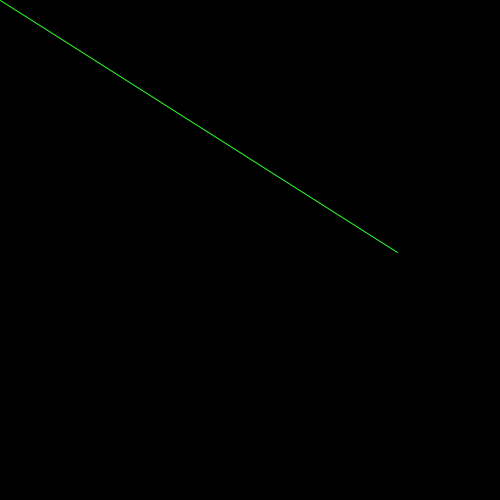
Frame 1 (no input)
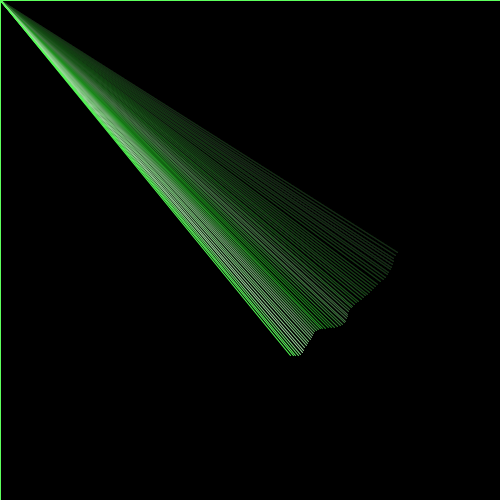
Frame 60 (the mouse pressed at the canvas centre just before this capture)
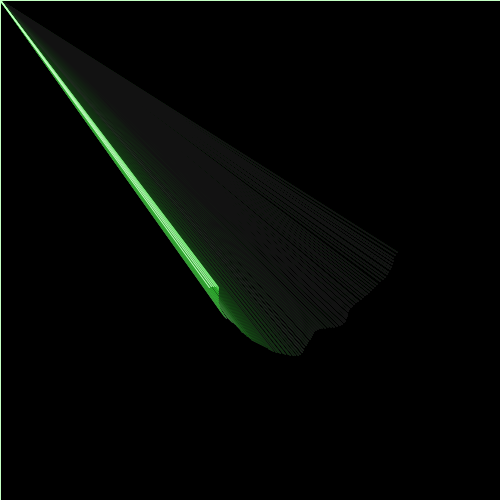
Frame 120 (the mouse held since frame 60 and released just before this capture)

The Processing sketch that drew these frames (run headless with seeded random() and noise(); from frame 60 on, the mouse is pressed at the canvas centre):

// Processing sketch: searchLight
// ── searchLight.pde
//  Title: Noisy Circle
//  Description: An example of using noise to make animations more interesting
//  Date Started: 2012 Mar 09
//  Last Modified: 2012 Mar 09
//  http://asymptoticdesign.wordpress.com/
//  This work is licensed under a Creative Commons 3.0 License.
//  (Attribution - NonCommerical - ShareAlike)
//  http://creativecommons.org/licenses/by-nc-sa/3.0/
//
//  In summary, you are free to copy, distribute, edit, and remix the work.
//  Under the conditions that you attribute the work to me, it is for
//  noncommercial purposes, and if you build upon this work or otherwise alter
//  it, you may only distribute the resulting work under this license.
//
//  Of course, the conditions may be waived with permission from the author.
//

//-----------------Globals
/* These are variables that you want to exist throughout the entire sketch.*/
float r = 150;
float theta = 0;
float theta_vel = 0.02;
float rad_vel = 7;
float centX, centY;
float radNoise;

//-----------------Setup
/*The code in setup() will only be run once in your sketch.  Use this space to set things up like
 the sketch size, background color, framerate, etc. etc.*/
void setup() {
  //setup the sketch parameters
  background(0);
  size(500, 500);
  frameRate(30);
  smooth();
  centX = width/2;
  centY = height/2;
  //seed noises
  radNoise = random(17);
}

//-----------------Main Loop
void draw() {
  fill(0,7);
  rect(0,0,width,height);
  //increment noise
  radNoise += 0.1;
  r += (noise(radNoise) - 0.5)*rad_vel;
  theta += theta_vel;
  float x = r*cos(theta) + centX;
  float y = r*sin(theta) + centY;
  //setup the parameters for drawign the ellipse
  stroke(255*noise(radNoise),255,255*noise(radNoise));
  //draw the ellipse
  line(0,0,x,y);
  //update the position for the next frame
}
